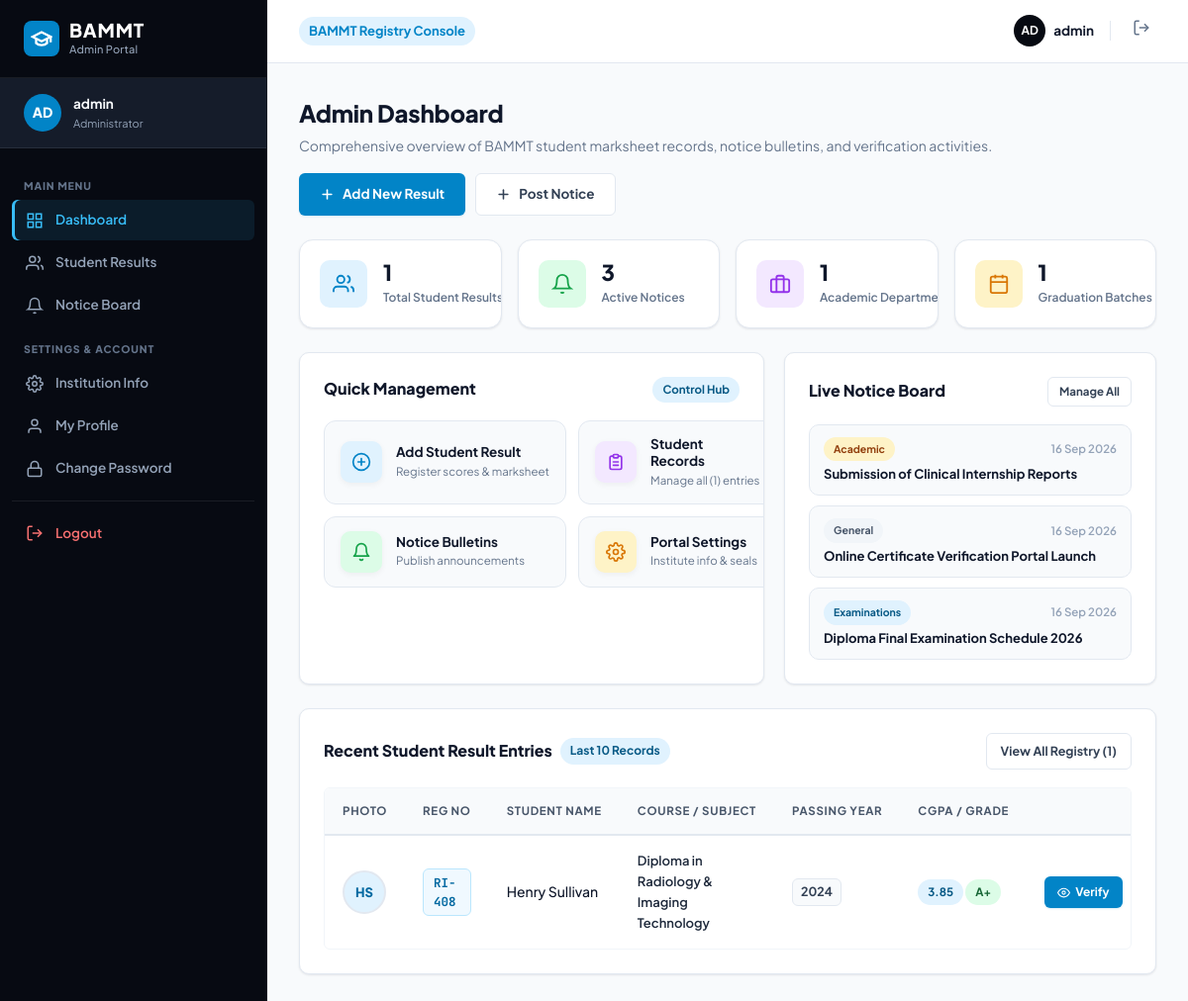
Screenshot of /admin/dashboard (signed in) with the database file from the repository.
### tables this page shows
CREATE TABLE IF NOT EXISTS notices (
    id INT AUTO_INCREMENT PRIMARY KEY,
    title VARCHAR(255) NOT NULL,
    content TEXT NOT NULL,
    category VARCHAR(50) DEFAULT 'General',
    is_active TINYINT(1) DEFAULT 1,
    created_at TIMESTAMP DEFAULT CURRENT_TIMESTAMP,
    updated_at TIMESTAMP DEFAULT CURRENT_TIMESTAMP ON UPDATE CURRENT_TIMESTAMP
);

CREATE TABLE IF NOT EXISTS students (
    id INT AUTO_INCREMENT PRIMARY KEY,
    registration_no VARCHAR(50) NOT NULL UNIQUE,
    roll_no VARCHAR(50) DEFAULT NULL,
    name VARCHAR(150) NOT NULL,
    father_name VARCHAR(150) DEFAULT NULL,
    mother_name VARCHAR(150) DEFAULT NULL,
    date_of_birth DATE DEFAULT NULL,
    gender VARCHAR(20) DEFAULT 'Male',
    phone VARCHAR(30) DEFAULT NULL,
    email VARCHAR(100) DEFAULT NULL,
    address TEXT DEFAULT NULL,
    subject VARCHAR(255) DEFAULT NULL,
    passing_year VARCHAR(50) DEFAULT NULL,
    cgpa VARCHAR(50) DEFAULT NULL,
    grade VARCHAR(20) DEFAULT NULL,
    photo VARCHAR(255) DEFAULT NULL,
    status ENUM('active', 'revoked') DEFAULT 'active',
    created_at TIMESTAMP DEFAULT CURRENT_TIMESTAMP,
    updated_at TIMESTAMP DEFAULT CURRENT_TIMESTAMP ON UPDATE CURRENT_TIMESTAMP,
    INDEX idx_registration (registration_no),
    INDEX idx_status (status)
);

### includes/functions.php (called while the page is built, shortened)
<?php
function h(?string $value): string
{
    return htmlspecialchars($value ?? '', ENT_QUOTES, 'UTF-8');
}
function getAdminUrl(string $path = ''): string
{
    $path = ltrim($path, '/');
    $cleanPath = preg_replace('/\.php(\?|$)/', '$1', $path);
    return APP_BASE_PATH . '/admin/' . $cleanPath;
}
function getPhotoUrl(?string $photo): string
{
    if (!$photo || trim($photo) === '') {
        return '';
    }
    $photo = trim($photo);
    $filename = basename($photo);
    return UPLOAD_URL . $filename;
}
function initials(string $name): string
{
    $hasMb = function_exists('mb_substr');
    $sub = fn(string $s, int $len) => $hasMb ? mb_substr($s, 0, $len, 'UTF-8') : substr($s, 0, $len);
    $upper = fn(string $s) => $hasMb ? mb_strtoupper($s, 'UTF-8') : strtoupper($s);
    $parts = array_filter(preg_split('/\s+/', trim($name)));
    if (count($parts) === 1) {
        return $upper($sub(reset($parts), 2));
    }
    return $upper($sub(reset($parts), 1) . $sub(end($parts), 1));
}

### admin/dashboard.php (the view, shortened to what this page needs)
<?php
require_once __DIR__ . '/../includes/functions.php';
$pdo = getDBConnection();
$totalStudents = (int) $pdo->query("SELECT COUNT(*) FROM students")->fetchColumn();
$totalNotices = (int) $pdo->query("SELECT COUNT(*) FROM notices WHERE is_active = 1")->fetchColumn();
$totalCourses = (int) $pdo->query("SELECT COUNT(DISTINCT subject) FROM students WHERE subject IS NOT NULL AND subject != ''")->fetchColumn();
$totalBatches = (int) $pdo->query("SELECT COUNT(DISTINCT passing_year) FROM students WHERE passing_year IS NOT NULL AND passing_year != ''")->fetchColumn();
$recentStudentsStmt = $pdo->query("SELECT id, registration_no, name, father_name, subject, passing_year, cgpa, grade, photo FROM students ORDER BY id DESC LIMIT 10");
$recentStudents = $recentStudentsStmt->fetchAll() ?: [];
$recentNoticesStmt = $pdo->query("SELECT * FROM notices ORDER BY id DESC LIMIT 3");
$recentNotices = $recentNoticesStmt->fetchAll() ?: [];
?>
<!DOCTYPE html>
<html lang="en">
<head>
<link rel="stylesheet" href="<?= h(APP_BASE_PATH) ?>/assets/css/style.css?v=<?= filemtime(__DIR__ . '/../assets/css/style.css') ?>">
</head>
<body class="admin-body">
  <div class="admin-layout">
    <?php include __DIR__ . '/_sidebar.php'; ?>
    <div class="admin-main-wrapper">
      <?php include __DIR__ . '/_nav.php'; ?>
      <main class="admin-content">
        <div class="page-header">
          <div>
            <h2>Admin Dashboard</h2>
            <p class="page-sub">Comprehensive overview of BAMMT student marksheet records, notice bulletins, and verification activities.</p>
          </div>
          <div class="page-header-actions">
            <a href="<?= getAdminUrl('add_student') ?>" class="btn btn-primary">
              <svg width="15" height="15" viewBox="0 0 24 24" fill="none" stroke="currentColor" stroke-width="2.5" stroke-linecap="round"><line x1="12" y1="5" x2="12" y2="19"/><line x1="5" y1="12" x2="19" y2="12"/></svg>
              Add New Result
            </a>
            <a href="<?= getAdminUrl('notices') ?>" class="btn btn-secondary">
              <svg width="15" height="15" viewBox="0 0 24 24" fill="none" stroke="currentColor" stroke-width="2.5" stroke-linecap="round"><line x1="12" y1="5" x2="12" y2="19"/><line x1="5" y1="12" x2="19" y2="12"/></svg>
              Post Notice
            </a>
          </div>
        </div>
        <div class="stats-grid mb-4">
          <div class="stat-card">
            <div class="stat-card-icon icon-blue">
              <svg width="22" height="22" viewBox="0 0 24 24" fill="none" stroke="currentColor" stroke-width="2"><path d="M17 21v-2a4 4 0 0 0-4-4H5a4 4 0 0 0-4 4v2"/><circle cx="9" cy="7" r="4"/><path d="M23 21v-2a4 4 0 0 0-3-3.87"/><path d="M16 3.13a4 4 0 0 1 0 7.75"/></svg>
            </div>
            <div class="stat-card-data">
              <span class="stat-number"><?= number_format($totalStudents) ?></span>
              <span class="stat-label">Total Student Results</span>
            </div>
          </div>
          <div class="stat-card">
            <div class="stat-card-icon icon-green">
              <svg width="22" height="22" viewBox="0 0 24 24" fill="none" stroke="currentColor" stroke-width="2"><path d="M18 8A6 6 0 0 0 6 8c0 7-3 9-3 9h18s-3-2-3-9"/><path d="M13.73 21a2 2 0 0 1-3.46 0"/></svg>
            </div>
            <div class="stat-card-data">
              <span class="stat-number"><?= number_format($totalNotices) ?></span>
              <span class="stat-label">Active Notices</span>
            </div>
          </div>
          <div class="stat-card">
            <div class="stat-card-icon icon-purple">
              <svg width="22" height="22" viewBox="0 0 24 24" fill="none" stroke="currentColor" stroke-width="2"><rect x="2" y="7" width="20" height="14" rx="2" ry="2"/><path d="M16 21V5a2 2 0 0 0-2-2h-4a2 2 0 0 0-2 2v16"/></svg>
            </div>
            <div class="stat-card-data">
              <span class="stat-number"><?= number_format($totalCourses) ?></span>
              <span class="stat-label">Academic Departments</span>
            </div>
          </div>
          <div class="stat-card">
            <div class="stat-card-icon icon-amber">
              <svg width="22" height="22" viewBox="0 0 24 24" fill="none" stroke="currentColor" stroke-width="2"><rect x="3" y="4" width="18" height="18" rx="2" ry="2"/><line x1="16" y1="2" x2="16" y2="6"/><line x1="8" y1="2" x2="8" y2="6"/><line x1="3" y1="10" x2="21" y2="10"/></svg>
            </div>
            <div class="stat-card-data">
              <span class="stat-number"><?= number_format($totalBatches) ?></span>
              <span class="stat-label">Graduation Batches</span>
            </div>
          </div>
        </div>
        <div class="dashboard-top-section">
          <div class="card">
            <div class="card-header">
              <h3>Quick Management</h3>
              <span class="badge badge-info" style="font-size:11.5px;">Control Hub</span>
            </div>
            <div class="quick-grid">
              <a href="<?= getAdminUrl('add_student') ?>" class="quick-tile">
                <div class="quick-tile-icon tile-blue">
                  <svg width="20" height="20" viewBox="0 0 24 24" fill="none" stroke="currentColor" stroke-width="2" stroke-linecap="round" stroke-linejoin="round"><circle cx="12" cy="12" r="10"/><line x1="12" y1="8" x2="12" y2="16"/><line x1="8" y1="12" x2="16" y2="12"/></svg>
                </div>
                <div class="quick-tile-info">
                  <strong class="quick-tile-title">Add Student Result</strong>
                  <span class="quick-tile-desc">Register scores &amp; marksheet</span>
                </div>
              </a>
              <a href="<?= getAdminUrl('students') ?>" class="quick-tile">
                <div class="quick-tile-icon tile-purple">
                </div>
                <div class="quick-tile-info">
                  <strong class="quick-tile-title">Student Records</strong>
                  <span class="quick-tile-desc">Manage all (<?= $totalStudents ?>) entries</span>
                </div>
              </a>
              <a href="<?= getAdminUrl('notices') ?>" class="quick-tile">
                <div class="quick-tile-icon tile-emerald">
                  <svg width="20" height="20" viewBox="0 0 24 24" fill="none" stroke="currentColor" stroke-width="2" stroke-linecap="round" stroke-linejoin="round"><path d="M18 8A6 6 0 0 0 6 8c0 7-3 9-3 9h18s-3-2-3-9"/><path d="M13.73 21a2 2 0 0 1-3.46 0"/></svg>
                </div>
                <div class="quick-tile-info">
                  <strong class="quick-tile-title">Notice Bulletins</strong>
                  <span class="quick-tile-desc">Publish announcements</span>
                </div>
              </a>
              <a href="<?= getAdminUrl('settings') ?>" class="quick-tile">
                <div class="quick-tile-icon tile-amber">
                </div>
                <div class="quick-tile-info">
                  <strong class="quick-tile-title">Portal Settings</strong>
                  <span class="quick-tile-desc">Institute info &amp; seals</span>
                </div>
              </a>
            </div>
          </div>
          <div class="card">
            <div class="card-header">
              <h3>Live Notice Board</h3>
              <a href="<?= getAdminUrl('notices') ?>" class="btn btn-xs btn-secondary">Manage All</a>
            </div>
            <?php if (empty($recentNotices)): ?>
              <div class="empty-state empty-state-sm">
                <div class="empty-state-icon">
                  <svg width="22" height="22" viewBox="0 0 24 24" fill="none" stroke="currentColor" stroke-width="2" stroke-linecap="round" stroke-linejoin="round"><path d="M18 8A6 6 0 0 0 6 8c0 7-3 9-3 9h18s-3-2-3-9"/><path d="M13.73 21a2 2 0 0 1-3.46 0"/></svg>
                </div>
                <p class="empty-state-title">No notices yet</p>
                <p class="empty-state-desc">Published bulletins will appear here.</p>
              </div>
            <?php else: ?>
              <div>
                <?php foreach ($recentNotices as $n):
                  $cat = $n['category'] ?? 'General';
                  $catBadgeClass = 'badge-secondary';
                  if ($cat === 'Examinations') $catBadgeClass = 'badge-info';
                  elseif ($cat === 'Results') $catBadgeClass = 'badge-success';
                  elseif ($cat === 'Academic') $catBadgeClass = 'badge-warning';
                ?>
                  <div class="dash-notice-item">
                    <div class="dash-notice-header">
                      <span class="badge <?= $catBadgeClass ?>" style="font-size:10.5px;"><?= h($cat) ?></span>
                      <span class="dash-notice-date"><?= date('d M Y', strtotime($n['created_at'])) ?></span>
                    </div>
                    <h4 class="dash-notice-title"><?= h($n['title']) ?></h4>
                  </div>
                <?php endforeach; ?>
              </div>
            <?php endif; ?>
          </div>
        </div>
        <div class="card">
          <div class="card-header">
            <div>
              <h3 style="display:inline-flex; align-items:center; gap:8px;">
                <span>Recent Student Result Entries</span>
                <span class="badge badge-info" style="font-size:12px;">Last 10 Records</span>
              </h3>
            </div>
            <a href="<?= getAdminUrl('students') ?>" class="btn btn-sm btn-secondary">
              View All Registry (<?= number_format($totalStudents) ?>)
            </a>
          </div>
          <div class="table-responsive desktop-table-view">
            <table class="data-table">
              <thead>
                <tr>
                  <th style="width: 60px;">Photo</th>
                  <th style="width: 130px;">Reg No</th>
                  <th>Student Name</th>
                  <th>Course / Subject</th>
                  <th style="width: 110px;">Passing Year</th>
                  <th style="width: 130px;">CGPA / Grade</th>
                  <th style="width: 160px; text-align: right;">Actions</th>
                </tr>
              </thead>
              <tbody>
                <?php if (empty($recentStudents)): ?>
                  <tr>
                    <td colspan="7" class="empty-row" style="padding:0;">
                      <div class="empty-state">
                        <div class="empty-state-icon">
                          <svg width="24" height="24" viewBox="0 0 24 24" fill="none" stroke="currentColor" stroke-width="2" stroke-linecap="round" stroke-linejoin="round"><path d="M17 21v-2a4 4 0 0 0-4-4H5a4 4 0 0 0-4 4v2"/><circle cx="9" cy="7" r="4"/><path d="M23 21v-2a4 4 0 0 0-3-3.87"/><path d="M16 3.13a4 4 0 0 1 0 7.75"/></svg>
                        </div>
                        <p class="empty-state-title">No student records yet</p>
                        <p class="empty-state-desc">Add your first student result to see it listed here.</p>
                        <a href="<?= getAdminUrl('add_student') ?>" class="btn btn-primary btn-sm">+ Add Student Result</a>
                      </div>
                    </td>
                  </tr>
                <?php else: ?>
                  <?php foreach ($recentStudents as $s): ?>
                    <?php $sPhoto = getPhotoUrl($s['photo'] ?? ''); ?>
                    <tr>
                      <td style="width:60px;">
                        <?php if ($sPhoto): ?>
                          <img src="<?= h($sPhoto) ?>" alt="<?= h($s['name']) ?>" class="table-avatar" onerror="this.style.display='none'; if(this.nextElementSibling) this.nextElementSibling.style.display='flex';">
                          <div class="table-avatar-fallback" style="display:none;"><?= h(initials($s['name'])) ?></div>
                        <?php else: ?>
                          <div class="table-avatar-fallback"><?= h(initials($s['name'])) ?></div>
                        <?php endif; ?>
                      </td>
                      <td>
                        <span class="table-reg-code"><?= h($s['registration_no']) ?></span>
                      </td>
                      <td>
                        <span class="table-student-name"><?= h($s['name']) ?></span>
                      </td>
                      <td>
                        <span class="table-course-badge"><?= h($s['subject']) ?></span>
                      </td>
                      <td>
                        <span class="table-year-badge"><?= h($s['passing_year'] ?: '—') ?></span>
                      </td>
                      <td>
                        <span class="badge badge-info" style="font-weight:700;"><?= h($s['cgpa'] ?: 'Passed') ?></span>
                        <?php if (!empty($s['grade'])): ?>
                          <span class="badge <?= in_array(strtoupper(trim($s['grade'])), ['A+', 'A', 'DISTINCTION']) ? 'badge-success' : 'badge-secondary' ?>" style="font-weight:700;"><?= h($s['grade']) ?></span>
                        <?php endif; ?>
                      </td>
                      <td style="text-align: right;">
                        <div class="table-actions" style="justify-content: flex-end;">
                          <a href="<?= h(APP_BASE_PATH) ?>/verify/<?= urlencode($s['registration_no']) ?>?from=admin" class="btn btn-xs btn-primary" title="View Public Verification Card">
                            <svg width="13" height="13" viewBox="0 0 24 24" fill="none" stroke="currentColor" stroke-width="2" stroke-linecap="round" stroke-linejoin="round"><path d="M1 12s4-8 11-8 11 8 11 8-4 8-11 8-11-8-11-8z"/><circle cx="12" cy="12" r="3"/></svg>
                            Verify
                          </a>
                        </div>
                      </td>
                    </tr>
                  <?php endforeach; ?>
                <?php endif; ?>
              </tbody>
            </table>
          </div>
        </div>
      </main>
    </div>
  </div>
</body>
</html>

### rows the page displays
notices: category "Academic", created_at "16 Sep 2026", title "Submission of Clinical Internship Reports"
notices: category "General", created_at "16 Sep 2026", title "Online Certificate Verification Portal Launch"
notices: category "Examinations", created_at "16 Sep 2026", title "Diploma Final Examination Schedule 2026"
students: name "HS", registration_no "RI-408", name "Henry Sullivan", subject "Diploma in Radiology & Imaging Technology", passing_year "2024", cgpa "3.85", grade "A+"

### other values shown
initials($_SESSION['admin_username'] ?? 'Admin') "AD"
$_SESSION['admin_username'] "admin"
$totalStudents "1"
$totalNotices "3"
$totalCourses "1"
$totalBatches "1"
